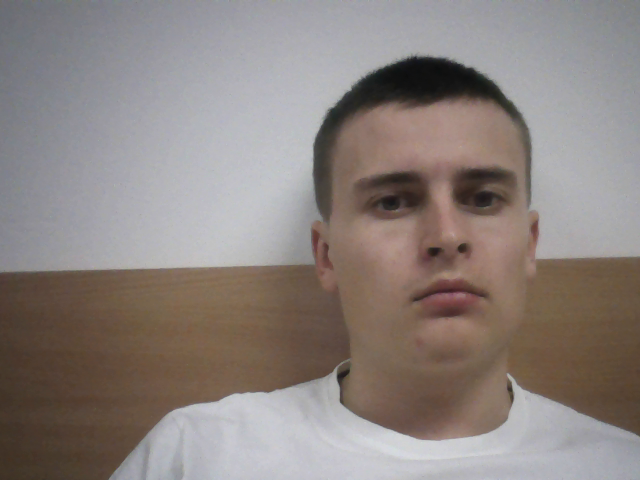
//> input picture data/image_2.jpg.bmp, 640 x 480 px, given in place of the camera
$ ./Source ../data/image_2.jpg.bmp   (built with g++ and OpenCV 4)
//> lines starting //> are read from the running program, lines starting //| are printed output that depends on the picture


/////////////////////////////////////////////////////////////////////////

#include "opencv2/video/tracking.hpp"
#include "opencv2/videoio.hpp"
#include <ctype.h>
#include "opencv2/opencv.hpp"
#include <sstream>
#include <string>
#include <iostream>
#include <stdio.h>
#include <stdlib.h>
#include "opencv2/highgui/highgui.hpp"
#include "opencv2/imgproc/imgproc.hpp"
#include <opencv\cv.h>
#include <windows.h>
#include <math.h>

using namespace cv;
using namespace std;

const static int SENSITIVITY_VALUE = 20;

static void help()
{
	// print a welcome message, and the OpenCV version
	cout << "\nThis is a demo of Lukas-Kanade optical flow lkdemo(),\n"
		"Using OpenCV version " << CV_VERSION << endl;
	cout << "\nIt uses camera by default, but you can provide a path to video as an argument.\n";
	cout << "\nHot keys: \n"
		"\tESC - quit the program\n"
		"\tr - auto-initialize tracking\n"
		"\tc - delete all the points\n"
		"\tn - switch the \"night\" mode on/off\n"
		"To add/remove a feature point click it\n" << endl;
}

Point2f point;
bool addRemovePt = false;

static void onMouse(int event, int x, int y, int /*flags*/, void* /*param*/)
{
	if (event == EVENT_LBUTTONDOWN)
	{
		point = Point2f((float)x, (float)y);
		addRemovePt = true;
	}
}

int main(int argc, char** argv)
{
	//Create a black image with the size as the camera output
	Mat imgLines;
	Mat grayImage1, grayImage2;
	Mat differenceImage;
	Mat imgOriginal;
	Mat thresholdImage;
	Mat imgHSV;
	Mat imgThresholded;
	Mat imgTmp;
	Mat imgTmp2;

	Moments oMoments;

	bool bSuccess;

	double dM01;
	double dM10;
	double dArea;
	double vzdialenost;

	int posX;
	int posY;
	int iLastX = -1;
	int iLastY = -1;


	VideoCapture cap(0); //capture the video from webcam
	TermCriteria termcrit(TermCriteria::COUNT | TermCriteria::EPS, 20, 0.03);
	Size subPixWinSize(10, 10), winSize(31, 31);

	const int MAX_COUNT = 500;
	bool needToInit = false;
	bool nightMode = false;

	cv::CommandLineParser parser(argc, argv, "{@input||}{help h||}");
	string input = parser.get<string>("@input");
	// [19 lines of commented-out code are left out]
	namedWindow("Control", CV_WINDOW_AUTOSIZE); //create a window called "Control"
												//blue color detection settings
	int iLowH = 80;
	int iHighH = 130;

	int iLowS = 150;
	int iHighS = 255;

	int iLowV = 60;
	int iHighV = 255;

	//Create trackbars in "Control" window
	createTrackbar("LowH", "Control", &iLowH, 179); //Hue (0 - 179)
	createTrackbar("HighH", "Control", &iHighH, 179);

	createTrackbar("LowS", "Control", &iLowS, 255); //Saturation (0 - 255)
	createTrackbar("HighS", "Control", &iHighS, 255);

	createTrackbar("LowV", "Control", &iLowV, 255);//Value (0 - 255)
	createTrackbar("HighV", "Control", &iHighV, 255);

	cap.read(imgTmp);	//temporary image from camera
//> imgTmp is the input picture: 480 rows x 640 cols, CV_8UC3; mean B, G, R 126.6, 130.4, 139.8
	imgLines = Mat::zeros(imgTmp.size(), CV_8UC3);

	vector<Vec3f> circles;
	int radius;
	Point center;


	namedWindow("LK Demo", 1);
	setMouseCallback("LK Demo", onMouse, 0);

	Mat gray, prevGray, image, frame;
	vector<Point2f> points[2];

	//for (;;)
	while(true)
	{
		// imgOriginal premenovane na frame //
		bSuccess = cap.read(frame); // read a new frame from video

		if (!bSuccess) { //if not success, break loop
			cout << "Cannot read a frame from video stream" << endl;
			break;
		}
		frame.copyTo(image);
		// grayImage1 premenovane na gray
		cvtColor(image, gray, COLOR_BGR2GRAY);
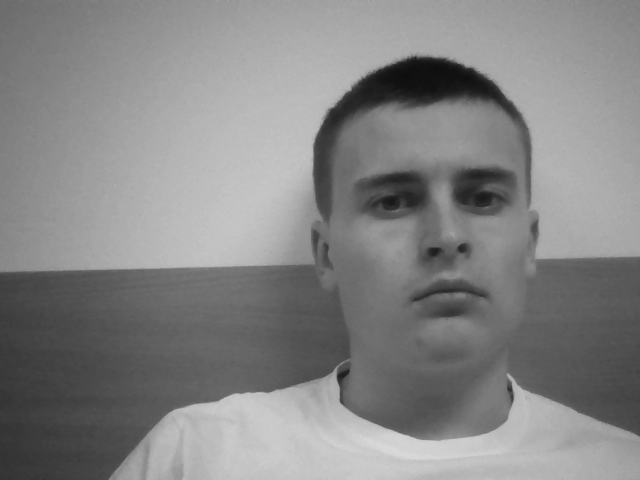
//> gray: 480 rows x 640 cols, CV_8UC1; min 13, max 218, mean 132.8


		GaussianBlur(gray, gray, Size(9, 9), 2, 2);

		/// Apply the Hough Transform to find the circles
		HoughCircles(gray, circles, CV_HOUGH_GRADIENT, 2, 20, 100, 155, 20, 300);
//> circles = empty
		waitKey(100);
		/// Draw the circles detected
		for (size_t i = 0; i < circles.size(); i++) {
			//center(cvRound(circles[i][0]), cvRound(circles[i][1]));
			center.x = cvRound(circles[i][0]);
			center.y = cvRound(circles[i][1]);

			radius = cvRound(circles[i][2]);
			// circle center
			circle(image, center, 3, Scalar(0, 255, 0), -1, 8, 0);
			// circle outline
			circle(image, center, radius, Scalar(0, 0, 255), 3, 8, 0);
		}
//> this loop made 0 passes

		imshow("Hough circles", image);

		cvtColor(frame, imgHSV, COLOR_BGR2HSV); //Convert the captured frame from BGR to HSV
//> imgHSV: 480 rows x 640 cols, CV_8UC3; mean H, S, V 63.6, 42.4, 142.8
		inRange(imgHSV, Scalar(iLowH, iLowS, iLowV), Scalar(iHighH, iHighS, iHighV), imgThresholded); //Threshold the image
//> imgThresholded: 480 rows x 640 cols, CV_8UC1; every value is 0

																									  //morphological opening (removes small objects from the foreground)
		erode(imgThresholded, imgThresholded, getStructuringElement(MORPH_ELLIPSE, Size(5, 5)));
		dilate(imgThresholded, imgThresholded, getStructuringElement(MORPH_ELLIPSE, Size(5, 5)));

		//morphological closing (removes small holes from the foreground)
		dilate(imgThresholded, imgThresholded, getStructuringElement(MORPH_ELLIPSE, Size(5, 5)));
		erode(imgThresholded, imgThresholded, getStructuringElement(MORPH_ELLIPSE, Size(5, 5)));

		//Calculate the moments of the thresholded image
		oMoments = moments(imgThresholded);
//> oMoments = moments, m00 0

		dM01 = oMoments.m01;
//> dM01 = 0
		dM10 = oMoments.m10;
//> dM10 = 0
		dArea = oMoments.m00;
//> dArea = 0

		// if the area <= 10000, I consider that there are no object in the image and it's because of the noise, the area is not zero
		if (dArea > 10000) {
			//calculate the position of the ball
			posX = dM10 / dArea;
			posY = dM01 / dArea;

			if (iLastX >= 0 && iLastY >= 0 && posX >= 0 && posY >= 0) {
				//Draw a red line from the previous point to the current point
				line(imgLines, Point(posX, posY), Point(iLastX, iLastY), Scalar(0, 0, 255), 2);
				// [4 lines of commented-out code are left out]
				vzdialenost = 2.2 / radius * 1000;
				cout << vzdialenost << endl;
				cout << "\n cm\n" << endl;


					//printf("Z os %f", 2.2 / radius * 1000);
				//Sleep(2000);
			}

			iLastX = posX;
			iLastY = posY;
		}

		imshow("Thresholded Image", imgThresholded); //show the thresholded image

		frame = frame + imgLines;
		imshow("Original", frame); //show the original image


		if (nightMode)
			image = Scalar::all(0);

		if (needToInit)
		{
			// automatic initialization
			goodFeaturesToTrack(gray, points[1], MAX_COUNT, 0.01, 10, Mat(), 3, 0, 0.04);
			cornerSubPix(gray, points[1], subPixWinSize, Size(-1, -1), termcrit);
			addRemovePt = false;
		}
		else if (!points[0].empty())
		{
			vector<uchar> status;
			vector<float> err;
			if (prevGray.empty())
				gray.copyTo(prevGray);
			calcOpticalFlowPyrLK(prevGray, gray, points[0], points[1], status, err, winSize,
				3, termcrit, 0, 0.001);
			size_t i, k;
			for (i = k = 0; i < points[1].size(); i++)
			{
				if (addRemovePt)
				{
					if (norm(point - points[1][i]) <= 5)
					{
						addRemovePt = false;
						continue;
					}
				}

				if (!status[i])
					continue;

				points[1][k++] = points[1][i];
				circle(image, points[1][i], 3, Scalar(0, 255, 0), -1, 8);
			}
			points[1].resize(k);
		}

		if (addRemovePt && points[1].size() < (size_t)MAX_COUNT)
		{
			vector<Point2f> tmp;
			tmp.push_back(point);
			cornerSubPix(gray, tmp, winSize, Size(-1, -1), termcrit);
			points[1].push_back(tmp[0]);
			addRemovePt = false;
		}

		needToInit = false;
		////////////////
		imshow("LK Demo", image);

		char c = (char)waitKey(10);
//> the Esc key is pressed
		if (c == 27)
			break;
		switch (c)
		{
		case 'r':
			needToInit = true;
			break;
		case 'c':
			points[0].clear();
			points[1].clear();
			break;
		case 'n':
			nightMode = !nightMode;
			break;
		}

		std::swap(points[1], points[0]);
		cv::swap(prevGray, gray);
	}

	return 0;
}

$ run again, on data/image_3.jpg.bmp
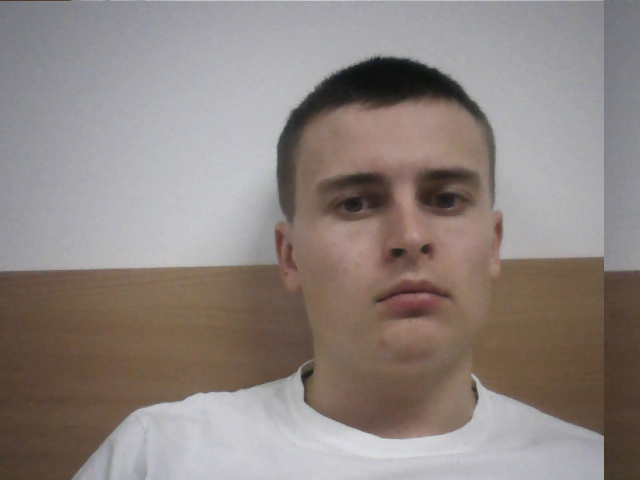
//> input picture data/image_3.jpg.bmp, 640 x 480 px, given in place of the camera
//> imgTmp is the input picture: 480 rows x 640 cols, CV_8UC3; mean B, G, R 128.6, 132.6, 142.3
//> `cvtColor(image, gray, COLOR_BGR2GRAY);`:
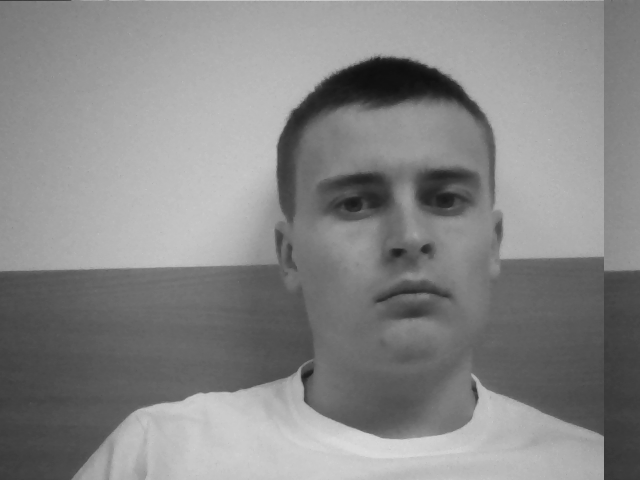
//> gray: 480 rows x 640 cols, CV_8UC1; min 13, max 221, mean 135
//> circles = empty
//> imgHSV: 480 rows x 640 cols, CV_8UC3; mean H, S, V 63.5, 42.1, 145.1
//> imgThresholded: 480 rows x 640 cols, CV_8UC1; every value is 0
//> oMoments = moments, m00 0
//> dM01 = 0

$ run again, on data/image_4.jpg.bmp
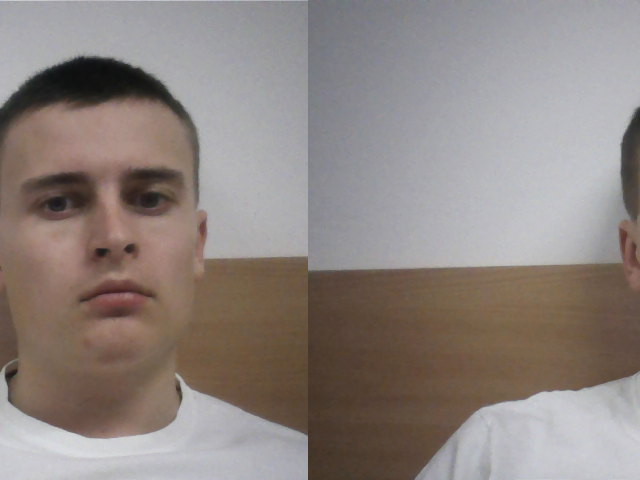
//> input picture data/image_4.jpg.bmp, 640 x 480 px, given in place of the camera
//> imgTmp is the input picture: 480 rows x 640 cols, CV_8UC3; mean B, G, R 128.7, 132.6, 142.4
//> `cvtColor(image, gray, COLOR_BGR2GRAY);`:
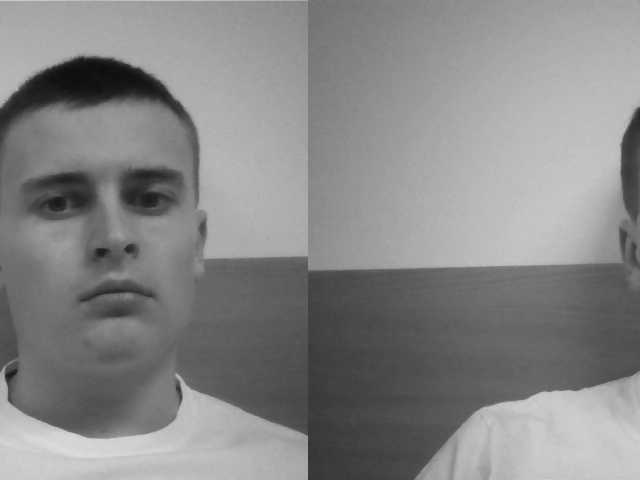
//> gray: 480 rows x 640 cols, CV_8UC1; min 13, max 221, mean 135.1
//> circles = empty
//> imgHSV: 480 rows x 640 cols, CV_8UC3; mean H, S, V 63.7, 41.9, 145.2
//> imgThresholded: 480 rows x 640 cols, CV_8UC1; every value is 0
//> oMoments = moments, m00 0
//> dM01 = 0

$ run again, on data/image_5.jpg.bmp
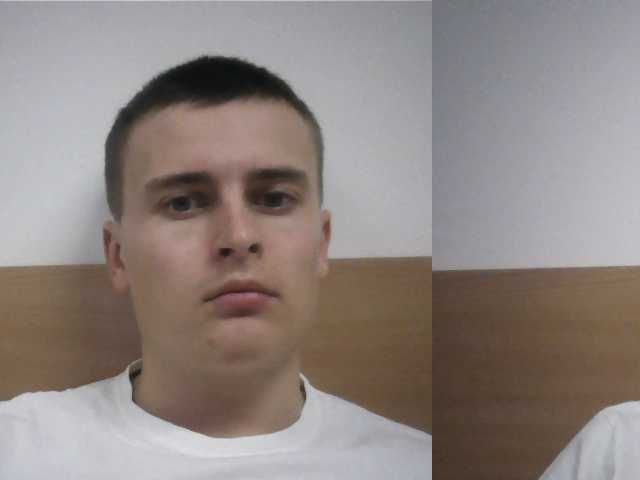
//> input picture data/image_5.jpg.bmp, 640 x 480 px, given in place of the camera
//> imgTmp is the input picture: 480 rows x 640 cols, CV_8UC3; mean B, G, R 128.8, 132.6, 142.5
//> `cvtColor(image, gray, COLOR_BGR2GRAY);`:
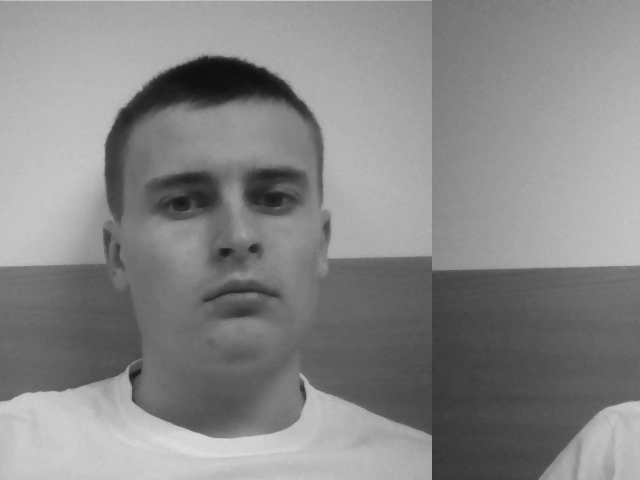
//> gray: 480 rows x 640 cols, CV_8UC1; min 15, max 224, mean 135.1
//> circles = empty
//> imgHSV: 480 rows x 640 cols, CV_8UC3; mean H, S, V 63.8, 42, 145.2
//> imgThresholded: 480 rows x 640 cols, CV_8UC1; every value is 0
//> oMoments = moments, m00 0
//> dM01 = 0
